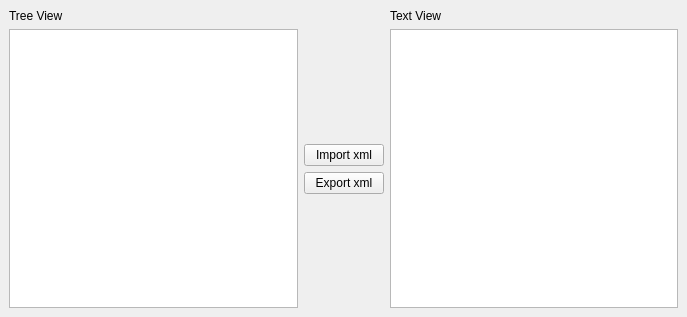
<?xml version="1.0" encoding="UTF-8"?>
<ui version="4.0">
 <class>uiMainWindow</class>
 <widget class="QMainWindow" name="uiMainWindow">
  <property name="geometry">
   <rect>
    <x>0</x>
    <y>0</y>
    <width>687</width>
    <height>317</height>
   </rect>
  </property>
  <property name="windowTitle">
   <string>MainWindow</string>
  </property>
  <property name="styleSheet">
   <string/>
  </property>
  <widget class="QWidget" name="uiCentralWidget">
   <layout class="QGridLayout" name="gridLayout">
    <item row="3" column="2">
     <widget class="QPushButton" name="exportButton">
      <property name="text">
       <string>Export xml</string>
      </property>
     </widget>
    </item>
    <item row="2" column="2">
     <widget class="QPushButton" name="importButton">
      <property name="text">
       <string>Import xml</string>
      </property>
     </widget>
    </item>
    <item row="1" column="0" rowspan="4">
     <widget class="XmlTreeView" name="uiTree">
      <property name="rootIsDecorated">
       <bool>true</bool>
      </property>
     </widget>
    </item>
    <item row="4" column="2">
     <spacer name="verticalSpacer">
      <property name="orientation">
       <enum>Qt::Vertical</enum>
      </property>
      <property name="sizeHint" stdset="0">
       <size>
        <width>20</width>
        <height>40</height>
       </size>
      </property>
     </spacer>
    </item>
    <item row="1" column="2">
     <spacer name="verticalSpacer_2">
      <property name="orientation">
       <enum>Qt::Vertical</enum>
      </property>
      <property name="sizeHint" stdset="0">
       <size>
        <width>20</width>
        <height>40</height>
       </size>
      </property>
     </spacer>
    </item>
    <item row="0" column="0">
     <widget class="QLabel" name="label">
      <property name="text">
       <string>Tree View</string>
      </property>
     </widget>
    </item>
    <item row="0" column="3">
     <widget class="QLabel" name="label_2">
      <property name="text">
       <string>Text View</string>
      </property>
     </widget>
    </item>
    <item row="1" column="3" rowspan="4">
     <widget class="QPlainTextEdit" name="textEdit"/>
    </item>
   </layout>
  </widget>
 </widget>
 <customwidgets>
  <customwidget>
   <class>XmlTreeView</class>
   <extends>QTreeView</extends>
   <header>pyqtetreemodel</header>
  </customwidget>
 </customwidgets>
 <resources/>
 <connections/>
</ui>
